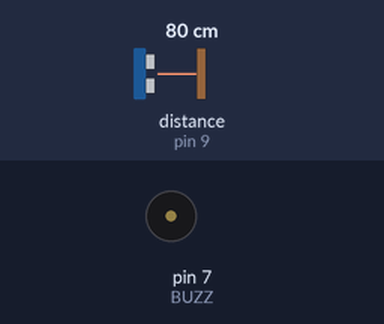
A sketch run on a simulated Arduino Uno, built with avr-gcc and run on an emulated ATmega328P. Parts: buzzer (waves = sounding). Wiring (inferred from the names in the program): ultrasonic range finder: trigger pin 8; echo pin 9. The inputs (shaded band) are chosen by the test bench; at power-on: distance to the obstacle (sensor on pin 9) 80 cm. The echo pulse lasts 58.3 µs per cm.

Above: at 1.2 s.
1.3 s: distance to the obstacle (sensor on pin 9) set to 23 cm
2.8 s: distance to the obstacle (sensor on pin 9) set to 18 cm
At 2.94 s:
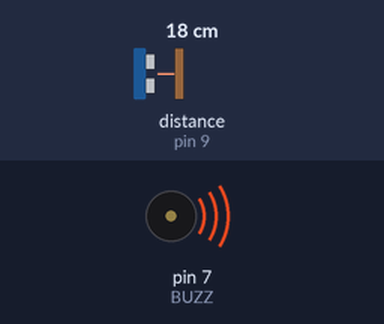
5.8 s: distance to the obstacle (sensor on pin 9) set to 35 cm
At 7.0 s:
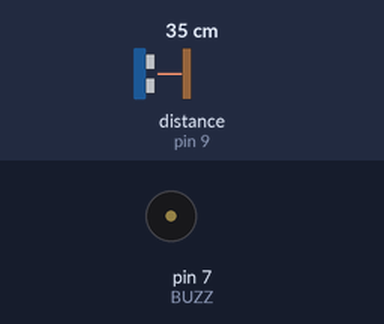
7.3 s: distance to the obstacle (sensor on pin 9) set to 2 cm
At 7.53 s:
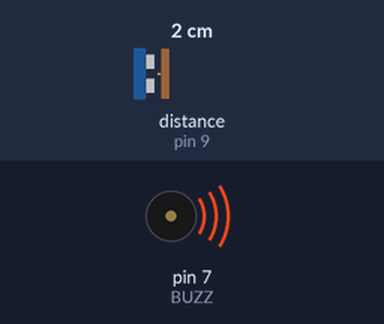
Timing chart, 0 to 10.3 s (numbered marks = the images above; inputs shaded):
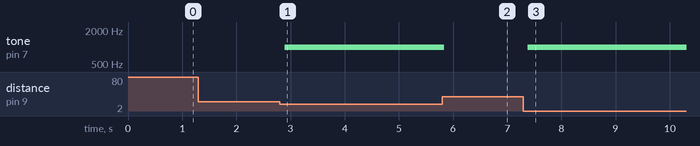

The sketch:

ultrasonic_buzzer.ino
```cpp
// HC-SR04 + buzzer : alarme de proximite.

const int TRIG = 8;
const int ECHO = 9;
const int BUZZ = 7;

void setup() {
  pinMode(TRIG, OUTPUT);
  pinMode(ECHO, INPUT);
  pinMode(BUZZ, OUTPUT);
}

long readDistance() {
  digitalWrite(TRIG, LOW);
  delayMicroseconds(2);
  digitalWrite(TRIG, HIGH);
  delayMicroseconds(10);
  digitalWrite(TRIG, LOW);
  long d = pulseIn(ECHO, HIGH);
  return d / 58;
}

void loop() {
  long cm = readDistance();
  if (cm < 20) tone(BUZZ, 1000, 100);
  delay(100);
}

/* <<< fn-1_wiring >>>
component: hcsr04 ; ref: U1 ; pins: VCC=5V, TRIG=D8, ECHO=D9, GND=GND
component: buzzer ; ref: B1 ; pins: +=D7, -=GND
<<< end >>> */
```

Measured:
- the behaviour switches between 21 and 20 cm on distance to the obstacle (sensor on pin 9) (found by bisection; images 0 and 1)
- after the input at 1.3 s, every drawn part: stays the same
- after the input at 2.8 s, tone on pin 7 (BUZZ): silent → 1000 Hz after 0.10 s
- after the input at 5.8 s, tone on pin 7 (BUZZ): 1000 Hz → silent at once
- after the input at 7.3 s, tone on pin 7 (BUZZ): silent → 1000 Hz after 0.08 s
